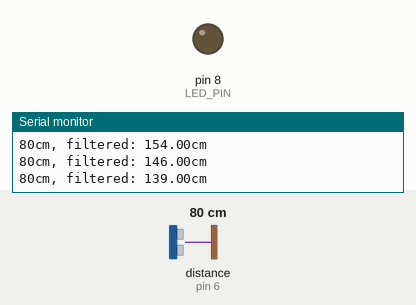
Simulated run of this sketch. Board: Arduino Uno, built with avr-gcc and run on an emulated ATmega328P. Parts: output pins drawn as LEDs (lit = HIGH), the last lines printed to the serial monitor. Wiring (inferred from the names in the program): ultrasonic range finder: trigger pin 7; echo pin 6. The inputs (shaded band) are chosen by the test bench; at power-on: distance to the obstacle (sensor on pin 6) 80 cm. The echo pulse lasts 58.3 µs per cm; pins used as bus, display or sensor lines are not drawn.

Above: at 1.2 s.
1.3 s: distance to the obstacle (sensor on pin 6) set to 250 cm
At 1.8 s:
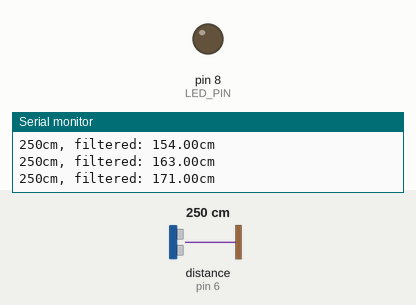
4.3 s: distance to the obstacle (sensor on pin 6) set to 93 cm
7.3 s: distance to the obstacle (sensor on pin 6) set to 87 cm
9.0 s: distance to the obstacle (sensor on pin 6) set to 101 cm
12.0 s: distance to the obstacle (sensor on pin 6) set to 107 cm
At 12.8 s:
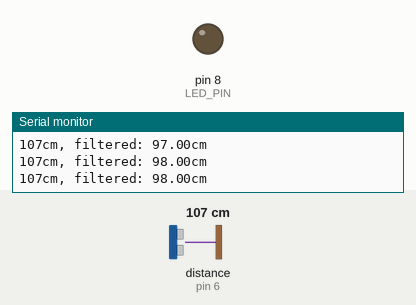
15.0 s: distance to the obstacle (sensor on pin 6) set to 99 cm
18.0 s: distance to the obstacle (sensor on pin 6) set to 90 cm
At 19.5 s:
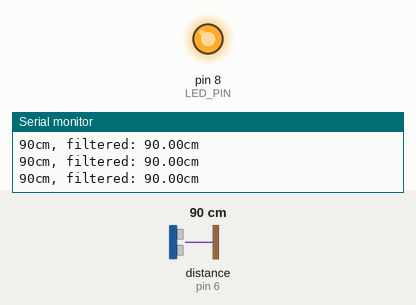
Timing chart, 0 to 20.9 s (numbered marks = the images above; inputs shaded):
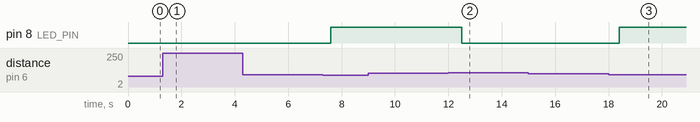

Measured:
- the behaviour switches between 96 and 95 cm on distance to the obstacle (sensor on pin 6) (found by bisection; images 2 and 3)
- after the input at 1.3 s, pin 8 (LED_PIN): stays LOW (without the input it goes to HIGH after 1.2 s)
- after the input at 12.0 s, pin 8 (LED_PIN): HIGH → LOW after 0.51 s
- after the input at 18.0 s, pin 8 (LED_PIN): LOW → HIGH after 0.40 s

The sketch:

DeskDash.ino
```cpp
#define ECHO_PIN 6
#define TRIGGER_PIN 7
#define LED_PIN 8

void setup()
{
  Serial.begin(9600);
  pinMode(TRIGGER_PIN, OUTPUT);
  pinMode(ECHO_PIN, INPUT);
  pinMode(LED_PIN, OUTPUT);
}

float filtered = 300; // 3m

void loop()
{
  // The PING))) is triggered by a HIGH pulse of 2 or more microseconds.
  // Give a short LOW pulse beforehand to ensure a clean HIGH pulse:
  digitalWrite(TRIGGER_PIN, LOW);
  delayMicroseconds(2);
  digitalWrite(TRIGGER_PIN, HIGH);
  delayMicroseconds(10);
  digitalWrite(TRIGGER_PIN, LOW);

  // The same pin is used to read the signal from the PING))): a HIGH
  // pulse whose duration is the time (in microseconds) from the sending
  // of the ping to the reception of its echo off of an object.
  long duration = pulseIn(ECHO_PIN, HIGH);

  // convert the time into a distance
  long cm = microsecondsToCentimeters(duration);
  if (cm <= 500)
  {
    filtered = smooth(cm, 0.9, filtered);
    Serial.print(cm);
    Serial.print("cm, filtered: ");
    Serial.print(filtered);
    Serial.println("cm");
  }
  delay(100);

  if (filtered <= 95)
  {
    digitalWrite(LED_PIN, HIGH);
  }
  else
  {
    digitalWrite(LED_PIN, LOW);
  }
}

long smooth(long data, float filterVal, float smoothedVal)
{
  if (filterVal > 1)
  {
    // check to make sure param's are within range
    filterVal = .99;
  }
  else if (filterVal <= 0)
  {
    filterVal = 0;
  }
  smoothedVal = (data * (1 - filterVal)) + (smoothedVal  *  filterVal);
  return smoothedVal;
}


long microsecondsToCentimeters(long microseconds)
{
  // The speed of sound is 340 m/s or 29 microseconds per centimeter.
  // The ping travels out and back, so to find the distance of the
  // object we take half of the distance travelled.
  return microseconds / 29 / 2;
}
```
